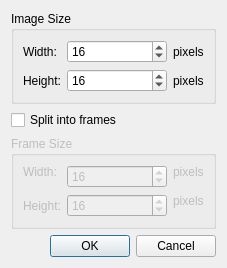
<?xml version="1.0" encoding="UTF-8"?>
<ui version="4.0">
 <class>NewFile</class>
 <widget class="QDialog" name="NewFile">
  <property name="geometry">
   <rect>
    <x>0</x>
    <y>0</y>
    <width>232</width>
    <height>277</height>
   </rect>
  </property>
  <property name="windowTitle">
   <string>New File</string>
  </property>
  <layout class="QVBoxLayout" name="verticalLayout">
   <property name="sizeConstraint">
    <enum>QLayout::SetFixedSize</enum>
   </property>
   <item>
    <widget class="QGroupBox" name="sizeBox">
     <property name="title">
      <string>Image Size</string>
     </property>
     <layout class="QGridLayout" name="gridLayout">
      <item row="0" column="0">
       <widget class="QLabel" name="widthLabel">
        <property name="text">
         <string>Width:</string>
        </property>
       </widget>
      </item>
      <item row="0" column="1">
       <widget class="QDoubleSpinBox" name="widthEdit">
        <property name="minimumSize">
         <size>
          <width>100</width>
          <height>0</height>
         </size>
        </property>
        <property name="decimals">
         <number>0</number>
        </property>
        <property name="maximum">
         <double>256.000000000000000</double>
        </property>
        <property name="value">
         <double>16.000000000000000</double>
        </property>
       </widget>
      </item>
      <item row="0" column="2">
       <widget class="QLabel" name="labelPixels">
        <property name="text">
         <string>pixels</string>
        </property>
       </widget>
      </item>
      <item row="1" column="0">
       <widget class="QLabel" name="heightLabel">
        <property name="text">
         <string>Height:</string>
        </property>
       </widget>
      </item>
      <item row="1" column="1">
       <widget class="QDoubleSpinBox" name="heightEdit">
        <property name="minimumSize">
         <size>
          <width>100</width>
          <height>0</height>
         </size>
        </property>
        <property name="decimals">
         <number>0</number>
        </property>
        <property name="maximum">
         <double>256.000000000000000</double>
        </property>
        <property name="value">
         <double>16.000000000000000</double>
        </property>
       </widget>
      </item>
      <item row="1" column="2">
       <widget class="QLabel" name="labelPixels_2">
        <property name="text">
         <string>pixels</string>
        </property>
       </widget>
      </item>
     </layout>
     <zorder>widthLabel</zorder>
     <zorder>heightEdit</zorder>
     <zorder>heightLabel</zorder>
     <zorder>widthEdit</zorder>
     <zorder>labelPixels_2</zorder>
     <zorder>labelPixels</zorder>
    </widget>
   </item>
   <item>
    <widget class="QCheckBox" name="splitIntoFrames">
     <property name="text">
      <string>Split into frames</string>
     </property>
    </widget>
   </item>
   <item>
    <widget class="QGroupBox" name="frameSizeBox">
     <property name="enabled">
      <bool>false</bool>
     </property>
     <property name="title">
      <string>Frame Size</string>
     </property>
     <layout class="QGridLayout" name="gridLayout_2">
      <item row="0" column="0">
       <widget class="QLabel" name="frameWidthLabel">
        <property name="text">
         <string>Width:</string>
        </property>
       </widget>
      </item>
      <item row="0" column="1" rowspan="2">
       <widget class="QDoubleSpinBox" name="frameWidthEdit">
        <property name="minimumSize">
         <size>
          <width>100</width>
          <height>0</height>
         </size>
        </property>
        <property name="suffix">
         <string/>
        </property>
        <property name="decimals">
         <number>0</number>
        </property>
        <property name="maximum">
         <double>256.000000000000000</double>
        </property>
        <property name="value">
         <double>16.000000000000000</double>
        </property>
       </widget>
      </item>
      <item row="1" column="2" rowspan="2">
       <widget class="QLabel" name="labelPixels_3">
        <property name="text">
         <string>pixels</string>
        </property>
       </widget>
      </item>
      <item row="2" column="0">
       <widget class="QLabel" name="frameHeightLabel">
        <property name="text">
         <string>Height:</string>
        </property>
       </widget>
      </item>
      <item row="2" column="1">
       <widget class="QDoubleSpinBox" name="frameHeightEdit">
        <property name="minimumSize">
         <size>
          <width>100</width>
          <height>0</height>
         </size>
        </property>
        <property name="decimals">
         <number>0</number>
        </property>
        <property name="maximum">
         <double>256.000000000000000</double>
        </property>
        <property name="value">
         <double>16.000000000000000</double>
        </property>
       </widget>
      </item>
      <item row="0" column="2">
       <widget class="QLabel" name="labelPixels_4">
        <property name="text">
         <string>pixels</string>
        </property>
       </widget>
      </item>
     </layout>
    </widget>
   </item>
   <item>
    <widget class="QDialogButtonBox" name="buttonBox">
     <property name="orientation">
      <enum>Qt::Horizontal</enum>
     </property>
     <property name="standardButtons">
      <set>QDialogButtonBox::Cancel|QDialogButtonBox::Ok</set>
     </property>
    </widget>
   </item>
  </layout>
 </widget>
 <resources/>
 <connections>
  <connection>
   <sender>buttonBox</sender>
   <signal>accepted()</signal>
   <receiver>NewFile</receiver>
   <slot>accept()</slot>
   <hints>
    <hint type="sourcelabel">
     <x>248</x>
     <y>254</y>
    </hint>
    <hint type="destinationlabel">
     <x>157</x>
     <y>274</y>
    </hint>
   </hints>
  </connection>
  <connection>
   <sender>buttonBox</sender>
   <signal>rejected()</signal>
   <receiver>NewFile</receiver>
   <slot>reject()</slot>
   <hints>
    <hint type="sourcelabel">
     <x>316</x>
     <y>260</y>
    </hint>
    <hint type="destinationlabel">
     <x>286</x>
     <y>274</y>
    </hint>
   </hints>
  </connection>
 </connections>
</ui>
